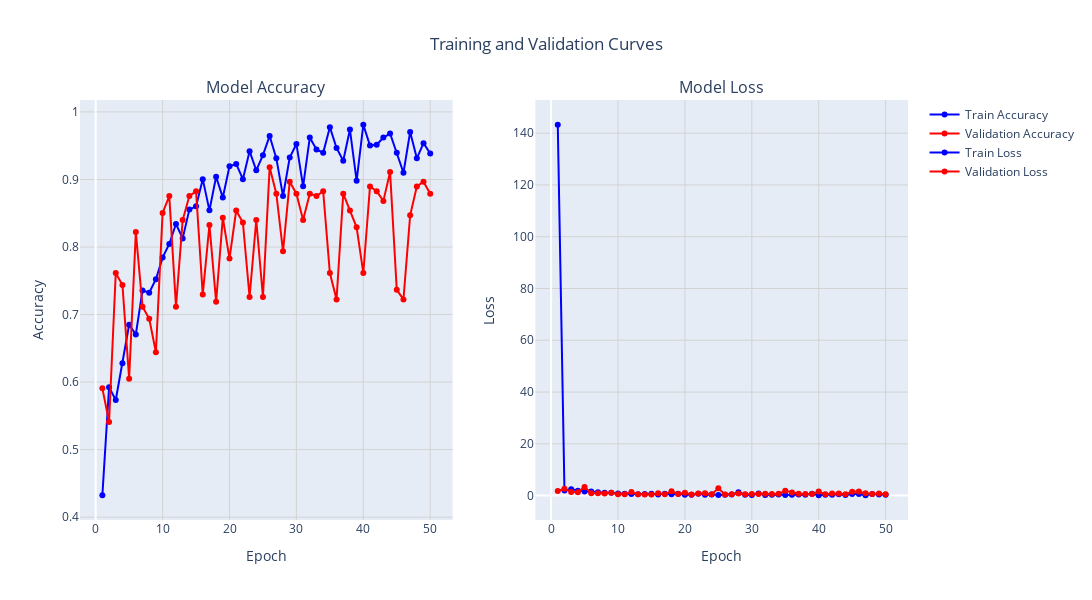

Notebook source saved alongside this figure:
### Code cell
# Plot evolution of training, validation and loss
plot_training_validation_curves(epochs, metrics)

### Figure 1 — Plotly figure (JSON) as saved in the notebook; plotly's stock layout.template omitted (floating-point values rounded to 4 significant figures)
{"data": [{"line": {"color": "blue"}, "marker": {"size": 6}, "mode": "lines+markers", "name": "Train Accuracy", "type": "scatter", "x": [1, 2, 3, 4, 5, 6, 7, 8, 9, 10, 11, 12, 13, 14, 15, 16, 17, 18, 19, 20, 21, 22, 23, 24, 25, 26, 27, 28, 29, 30, 31, 32, 33, 34, 35, 36, 37, 38, 39, 40, 41, 42, 43, 44, 45, 46, 47, 48, 49, 50], "xaxis": "x", "y": [0.4325, 0.5924, 0.5735, 0.628, 0.6848, 0.6706, 0.7358, 0.7322, 0.7524, 0.7844, 0.8045, 0.8341, 0.8128, 0.8555, 0.8602, 0.9005, 0.8543, 0.904, 0.8732, 0.9194, 0.923, 0.9005, 0.9419, 0.9135, 0.936, 0.9645, 0.9313, 0.8756, 0.9325, 0.9526, 0.8898, 0.9621, 0.9443, 0.9396, 0.9775, 0.9467, 0.9277, 0.9739, 0.8981, 0.981, 0.9502, 0.9514, 0.9621, 0.968, 0.9396, 0.91, 0.9704, 0.9313, 0.9538, 0.9384], "yaxis": "y"}, {"line": {"color": "red"}, "marker": {"size": 6}, "mode": "lines+markers", "name": "Validation Accuracy", "type": "scatter", "x": [1, 2, 3, 4, 5, 6, 7, 8, 9, 10, 11, 12, 13, 14, 15, 16, 17, 18, 19, 20, 21, 22, 23, 24, 25, 26, 27, 28, 29, 30, 31, 32, 33, 34, 35, 36, 37, 38, 39, 40, 41, 42, 43, 44, 45, 46, 47, 48, 49, 50], "xaxis": "x", "y": [0.5907, 0.5409, 0.7616, 0.7438, 0.605, 0.8221, 0.7117, 0.694, 0.6441, 0.8505, 0.8754, 0.7117, 0.8399, 0.8754, 0.8826, 0.7295, 0.8327, 0.7189, 0.8434, 0.7829, 0.8541, 0.8363, 0.726, 0.8399, 0.726, 0.9181, 0.879, 0.7936, 0.8968, 0.879, 0.8399, 0.879, 0.8754, 0.8826, 0.7616, 0.7224, 0.879, 0.8541, 0.8292, 0.7616, 0.8897, 0.8826, 0.8683, 0.911, 0.7367, 0.7224, 0.847, 0.8897, 0.8968, 0.879], "yaxis": "y"}, {"line": {"color": "blue"}, "marker": {"size": 6}, "mode": "lines+markers", "name": "Train Loss", "type": "scatter", "x": [1, 2, 3, 4, 5, 6, 7, 8, 9, 10, 11, 12, 13, 14, 15, 16, 17, 18, 19, 20, 21, 22, 23, 24, 25, 26, 27, 28, 29, 30, 31, 32, 33, 34, 35, 36, 37, 38, 39, 40, 41, 42, 43, 44, 45, 46, 47, 48, 49, 50], "xaxis": "x2", "y": [143.2, 1.967, 2.456, 1.888, 1.54, 1.55, 1.247, 1.097, 1.072, 0.7863, 0.6974, 0.6517, 0.5617, 0.5736, 0.6982, 0.3887, 0.711, 0.4716, 0.7352, 0.3656, 0.3061, 0.6779, 0.2956, 0.4697, 0.2774, 0.3249, 0.3936, 1.315, 0.3411, 0.2653, 0.8358, 0.2026, 0.2878, 0.4204, 0.2141, 0.3725, 0.4249, 0.3037, 0.7166, 0.1326, 0.3252, 0.3104, 0.4941, 0.2087, 0.6404, 0.5944, 0.1742, 0.6126, 0.4302, 0.3669], "yaxis": "y2"}, {"line": {"color": "red"}, "marker": {"size": 6}, "mode": "lines+markers", "name": "Validation Loss", "type": "scatter", "x": [1, 2, 3, 4, 5, 6, 7, 8, 9, 10, 11, 12, 13, 14, 15, 16, 17, 18, 19, 20, 21, 22, 23, 24, 25, 26, 27, 28, 29, 30, 31, 32, 33, 34, 35, 36, 37, 38, 39, 40, 41, 42, 43, 44, 45, 46, 47, 48, 49, 50], "xaxis": "x2", "y": [1.775, 2.682, 1.366, 1.281, 3.354, 0.8975, 0.9306, 0.805, 1.097, 0.5028, 0.4785, 1.38, 0.5082, 0.376, 0.4611, 0.8637, 0.5064, 1.69, 0.6298, 1.052, 0.47, 0.7616, 0.9136, 0.5358, 2.814, 0.4035, 0.5464, 0.8295, 0.4965, 0.6179, 0.6347, 0.6864, 0.624, 0.7228, 1.878, 1.155, 0.7017, 0.6283, 0.6372, 1.586, 0.5654, 0.7826, 0.8278, 0.5278, 1.518, 1.57, 0.8666, 0.5854, 0.8163, 0.5304], "yaxis": "y2"}], "layout": {"annotations": [{"font": {"size": 16}, "showarrow": false, "text": "Model Accuracy", "x": 0.225, "xanchor": "center", "xref": "paper", "y": 1, "yanchor": "bottom", "yref": "paper"}, {"font": {"size": 16}, "showarrow": false, "text": "Model Loss", "x": 0.775, "xanchor": "center", "xref": "paper", "y": 1, "yanchor": "bottom", "yref": "paper"}], "height": 600, "showlegend": true, "title": {"text": "Training and Validation Curves", "x": 0.5}, "width": 1200, "xaxis": {"anchor": "y", "domain": [0, 0.45], "gridcolor": "LightGray", "gridwidth": 1, "showgrid": true, "title": {"text": "Epoch"}}, "xaxis2": {"anchor": "y2", "domain": [0.55, 1], "gridcolor": "LightGray", "gridwidth": 1, "showgrid": true, "title": {"text": "Epoch"}}, "yaxis": {"anchor": "x", "domain": [0, 1], "gridcolor": "LightGray", "gridwidth": 1, "showgrid": true, "title": {"text": "Accuracy"}}, "yaxis2": {"anchor": "x2", "domain": [0, 1], "gridcolor": "LightGray", "gridwidth": 1, "showgrid": true, "title": {"text": "Loss"}}}}
